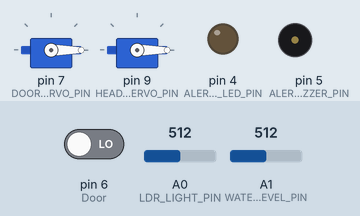
Simulated run of this sketch. Board: Arduino Uno, built with avr-gcc and run on an emulated ATmega328P. Shown: 2 × servo, output pins drawn as LEDs (lit = HIGH), buzzer (waves = sounding, pin HIGH). The inputs (shaded band) are chosen by the test bench; at power-on: pin 6 (Door) LOW, A0 (LDR_LIGHT_PIN) = 512, A1 (WATER_LEVEL_PIN) = 512. WiFi joins after 1.5 s; servers stay silent unless stated.

Above: at 3.0 s.
3.1 s: pin 6 (Door) driven HIGH
At 3.7 s:
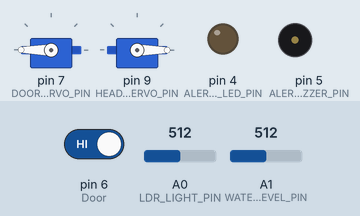
4.6 s: pin 6 (Door) driven LOW
At 6.0 s:
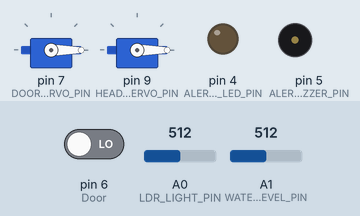
Timing chart, 0 to 7.6 s (numbered marks = the images above; inputs shaded):
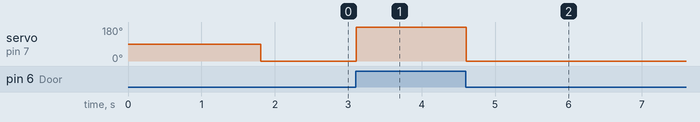

Measured:
- after the input at 3.1 s, servo on pin 7 (DOORS_SERVO_PIN): 0° → 180° at once
- after the input at 4.6 s, servo on pin 7 (DOORS_SERVO_PIN): 180° → 0° at once

The sketch:

arduino.ino
```cpp
/*************************************************************


  You’ll need:
   - Blynk IoT app (download from App Store or Google Play)
   - Arduino Uno board
   - Decide how to connect to Blynk
     (USB, Ethernet, Wi-Fi, Bluetooth, ...)

  There is a bunch of great example sketches included to show you how to get
  started. Think of them as LEGO bricks  and combine them as you wish.
  For example, take the Ethernet Shield sketch and combine it with the
  Servo example, or choose a USB sketch and add a code from SendData
  example.
 *************************************************************/

// Template ID, Device Name and Auth Token are provided by the Blynk.Cloud
// See the Device Info tab, or Template settings
#define BLYNK_TEMPLATE_ID "TMPLJX46241D"
#define BLYNK_DEVICE_NAME "Smart Car Remote"
#define BLYNK_AUTH_TOKEN "sSp_6UQ3POKiXLBgbFWsZ3RYLIZNm-Nf"

#include <SoftwareSerial.h>
#include <Servo.h>
#include <BlynkSimpleStream.h>

char auth[] = BLYNK_AUTH_TOKEN;

SoftwareSerial serial(2, 3);
Servo doors;
Servo headlights;

// Pins
const int ALERT_SYSTEM_LED_PIN = 4;
const int ALERT_BUZZER_PIN = 5;
const int DOORS_SERVO_PIN = 7;
const int HEADLIGHTS_SERVO_PIN = 9;
const int LDR_LIGHT_PIN = A0;
const int WATER_LEVEL_PIN = A1;

// Variables
bool ALERTING_ONLINE = false;
bool DOOR_OPEN = false;
int ENV_LIGHT = 0;
bool IS_DAY = false;
int WATER_LEVEL = 0;


BLYNK_WRITE(V0)
{
  int user_light = param.asInt();
  if (!IS_DAY)
    headlights.write(user_light);
  else
    turnOffHeadLights();
}


void setup()
{
  Serial.begin(9600); // Blynk
  serial.begin(9600);
  Blynk.begin(Serial, auth);

  pinMode(ALERT_SYSTEM_LED_PIN, OUTPUT);
  pinMode(ALERT_BUZZER_PIN, OUTPUT);
  pinMode(DOORS_SERVO_PIN, OUTPUT);
  pinMode(LDR_LIGHT_PIN, INPUT);

  doors.attach(DOORS_SERVO_PIN);
  headlights.attach(HEADLIGHTS_SERVO_PIN);

  turnOffHeadLights();
}

void loop()
{
  Blynk.run();
  ALERTING_ONLINE = bool(digitalRead(ALERT_SYSTEM_LED_PIN));  // Is Alerting System online?
  DOOR_OPEN = bool(digitalRead(6) > 0);                       // Is Door open?
  ENV_LIGHT = analogRead(LDR_LIGHT_PIN) / 45;                 // Light in the environment (1-6)
  IS_DAY = bool(ENV_LIGHT >= 3);                              // Is it daylight?
  WATER_LEVEL = analogRead(WATER_LEVEL_PIN) / 10;             // Water levels in the car water tank


  serial.println(WATER_LEVEL);

  // Open/Close doors with alerting
  if (DOOR_OPEN && ALERTING_ONLINE)
    alert();
  else if (!DOOR_OPEN && !ALERTING_ONLINE)
    closeDoors();
  else if (DOOR_OPEN && !ALERTING_ONLINE)
    openDoors();

  // Zero headlight brightness in days
  if (IS_DAY)
    turnOffHeadLights();

  // Send water level to Blynk
  Blynk.virtualWrite(V1, WATER_LEVEL);
}

void openDoors() {
  doors.write(180); // +90
}

void closeDoors() {
  doors.write(0);   // -90
}

void turnOffHeadLights() {
  headlights.write(0);   // -90
}

void alert() {
  digitalWrite(ALERT_BUZZER_PIN, HIGH);
  delay(1000);
  digitalWrite(ALERT_BUZZER_PIN, LOW);
}
```
